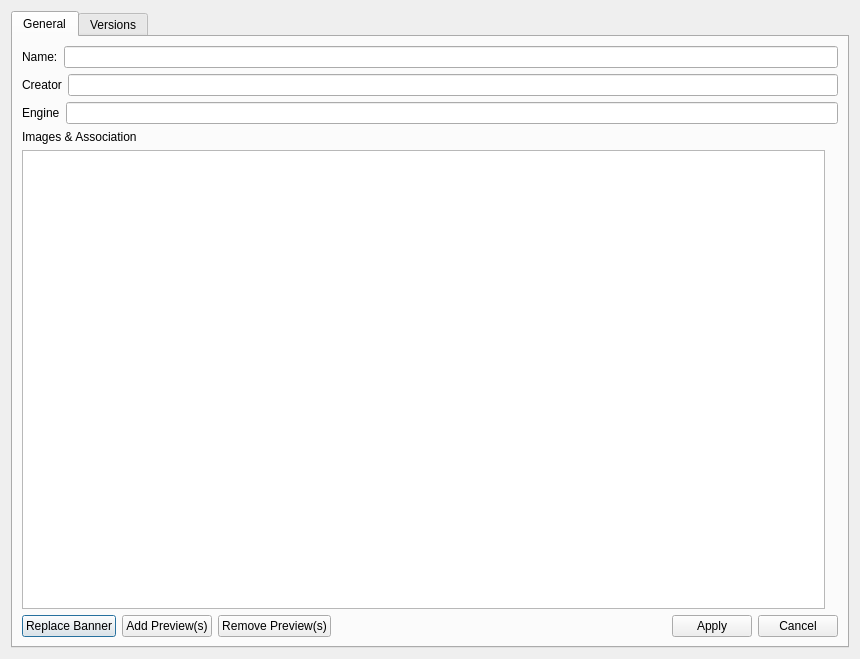
<?xml version="1.0" encoding="UTF-8"?>
<ui version="4.0">
 <class>GameEditDialog</class>
 <widget class="QDialog" name="GameEditDialog">
  <property name="geometry">
   <rect>
    <x>0</x>
    <y>0</y>
    <width>860</width>
    <height>659</height>
   </rect>
  </property>
  <property name="windowTitle">
   <string>Dialog</string>
  </property>
  <layout class="QVBoxLayout" name="verticalLayout">
   <item>
    <widget class="QTabWidget" name="tabWidget">
     <property name="currentIndex">
      <number>0</number>
     </property>
     <widget class="QWidget" name="tab">
      <attribute name="title">
       <string>General</string>
      </attribute>
      <layout class="QVBoxLayout" name="verticalLayout_3">
       <item>
        <widget class="QFrame" name="frame">
         <property name="frameShape">
          <enum>QFrame::NoFrame</enum>
         </property>
         <property name="frameShadow">
          <enum>QFrame::Raised</enum>
         </property>
         <layout class="QHBoxLayout" name="horizontalLayout">
          <property name="leftMargin">
           <number>0</number>
          </property>
          <property name="topMargin">
           <number>0</number>
          </property>
          <property name="rightMargin">
           <number>0</number>
          </property>
          <property name="bottomMargin">
           <number>0</number>
          </property>
          <item>
           <widget class="QLabel" name="nameLabel">
            <property name="text">
             <string>Name:</string>
            </property>
           </widget>
          </item>
          <item>
           <widget class="QLineEdit" name="nameEdit"/>
          </item>
         </layout>
        </widget>
       </item>
       <item>
        <widget class="QFrame" name="frame_2">
         <property name="frameShape">
          <enum>QFrame::NoFrame</enum>
         </property>
         <property name="frameShadow">
          <enum>QFrame::Raised</enum>
         </property>
         <layout class="QHBoxLayout" name="horizontalLayout_2">
          <property name="leftMargin">
           <number>0</number>
          </property>
          <property name="topMargin">
           <number>0</number>
          </property>
          <property name="rightMargin">
           <number>0</number>
          </property>
          <property name="bottomMargin">
           <number>0</number>
          </property>
          <item>
           <widget class="QLabel" name="creatorLabel">
            <property name="text">
             <string>Creator</string>
            </property>
           </widget>
          </item>
          <item>
           <widget class="QLineEdit" name="creatorEdit"/>
          </item>
         </layout>
        </widget>
       </item>
       <item>
        <widget class="QFrame" name="frame_10">
         <property name="frameShape">
          <enum>QFrame::NoFrame</enum>
         </property>
         <property name="frameShadow">
          <enum>QFrame::Raised</enum>
         </property>
         <layout class="QHBoxLayout" name="horizontalLayout_8">
          <property name="leftMargin">
           <number>0</number>
          </property>
          <property name="topMargin">
           <number>0</number>
          </property>
          <property name="rightMargin">
           <number>0</number>
          </property>
          <property name="bottomMargin">
           <number>0</number>
          </property>
          <item>
           <widget class="QLabel" name="engineLabel">
            <property name="text">
             <string>Engine</string>
            </property>
           </widget>
          </item>
          <item>
           <widget class="QLineEdit" name="engineEdit"/>
          </item>
         </layout>
        </widget>
       </item>
       <item>
        <widget class="QFrame" name="frame_9">
         <property name="frameShape">
          <enum>QFrame::NoFrame</enum>
         </property>
         <property name="frameShadow">
          <enum>QFrame::Raised</enum>
         </property>
         <layout class="QHBoxLayout" name="horizontalLayout_5">
          <property name="leftMargin">
           <number>0</number>
          </property>
          <property name="topMargin">
           <number>0</number>
          </property>
          <property name="rightMargin">
           <number>0</number>
          </property>
          <property name="bottomMargin">
           <number>0</number>
          </property>
          <item>
           <widget class="QFrame" name="frame_7">
            <property name="frameShape">
             <enum>QFrame::NoFrame</enum>
            </property>
            <property name="frameShadow">
             <enum>QFrame::Raised</enum>
            </property>
            <layout class="QVBoxLayout" name="verticalLayout_5">
             <property name="leftMargin">
              <number>0</number>
             </property>
             <property name="topMargin">
              <number>0</number>
             </property>
             <property name="rightMargin">
              <number>0</number>
             </property>
             <property name="bottomMargin">
              <number>0</number>
             </property>
             <item>
              <widget class="QFrame" name="frame_6">
               <property name="frameShape">
                <enum>QFrame::NoFrame</enum>
               </property>
               <property name="frameShadow">
                <enum>QFrame::Raised</enum>
               </property>
               <layout class="QVBoxLayout" name="verticalLayout_4">
                <property name="leftMargin">
                 <number>0</number>
                </property>
                <property name="topMargin">
                 <number>0</number>
                </property>
                <property name="rightMargin">
                 <number>0</number>
                </property>
                <property name="bottomMargin">
                 <number>0</number>
                </property>
                <item>
                 <widget class="QLabel" name="label_2">
                  <property name="text">
                   <string>Images &amp; Association</string>
                  </property>
                 </widget>
                </item>
                <item>
                 <widget class="QFrame" name="frame_3">
                  <property name="frameShape">
                   <enum>QFrame::NoFrame</enum>
                  </property>
                  <property name="frameShadow">
                   <enum>QFrame::Raised</enum>
                  </property>
                  <layout class="QHBoxLayout" name="horizontalLayout_7">
                   <property name="leftMargin">
                    <number>0</number>
                   </property>
                   <property name="topMargin">
                    <number>0</number>
                   </property>
                   <property name="rightMargin">
                    <number>0</number>
                   </property>
                   <property name="bottomMargin">
                    <number>0</number>
                   </property>
                   <item>
                    <widget class="QTableView" name="imageTable">
                     <property name="showDropIndicator" stdset="0">
                      <bool>false</bool>
                     </property>
                     <property name="dragDropOverwriteMode">
                      <bool>false</bool>
                     </property>
                     <property name="alternatingRowColors">
                      <bool>true</bool>
                     </property>
                     <property name="selectionMode">
                      <enum>QAbstractItemView::ExtendedSelection</enum>
                     </property>
                     <property name="selectionBehavior">
                      <enum>QAbstractItemView::SelectRows</enum>
                     </property>
                     <property name="gridStyle">
                      <enum>Qt::SolidLine</enum>
                     </property>
                     <property name="wordWrap">
                      <bool>false</bool>
                     </property>
                     <property name="cornerButtonEnabled">
                      <bool>false</bool>
                     </property>
                     <attribute name="horizontalHeaderCascadingSectionResizes">
                      <bool>true</bool>
                     </attribute>
                    </widget>
                   </item>
                   <item>
                    <widget class="QLabel" name="imageLabel">
                     <property name="text">
                      <string/>
                     </property>
                     <property name="scaledContents">
                      <bool>false</bool>
                     </property>
                    </widget>
                   </item>
                  </layout>
                 </widget>
                </item>
               </layout>
              </widget>
             </item>
             <item>
              <widget class="QFrame" name="frame_8">
               <property name="frameShape">
                <enum>QFrame::NoFrame</enum>
               </property>
               <property name="frameShadow">
                <enum>QFrame::Raised</enum>
               </property>
               <layout class="QHBoxLayout" name="horizontalLayout_6">
                <property name="leftMargin">
                 <number>0</number>
                </property>
                <property name="topMargin">
                 <number>0</number>
                </property>
                <property name="rightMargin">
                 <number>0</number>
                </property>
                <property name="bottomMargin">
                 <number>0</number>
                </property>
                <item>
                 <widget class="QPushButton" name="replaceBanner">
                  <property name="text">
                   <string>Replace Banner</string>
                  </property>
                 </widget>
                </item>
                <item>
                 <widget class="QPushButton" name="addPreview">
                  <property name="text">
                   <string>Add Preview(s)</string>
                  </property>
                 </widget>
                </item>
                <item>
                 <widget class="QPushButton" name="removePreview">
                  <property name="text">
                   <string>Remove Preview(s)</string>
                  </property>
                 </widget>
                </item>
                <item>
                 <spacer name="horizontalSpacer">
                  <property name="orientation">
                   <enum>Qt::Horizontal</enum>
                  </property>
                  <property name="sizeHint" stdset="0">
                   <size>
                    <width>40</width>
                    <height>20</height>
                   </size>
                  </property>
                 </spacer>
                </item>
                <item>
                 <widget class="QPushButton" name="applyChanges">
                  <property name="text">
                   <string>Apply</string>
                  </property>
                 </widget>
                </item>
                <item>
                 <widget class="QPushButton" name="cancelChanges">
                  <property name="text">
                   <string>Cancel</string>
                  </property>
                 </widget>
                </item>
               </layout>
              </widget>
             </item>
            </layout>
           </widget>
          </item>
         </layout>
        </widget>
       </item>
      </layout>
     </widget>
     <widget class="QWidget" name="tab_2">
      <attribute name="title">
       <string>Versions</string>
      </attribute>
      <layout class="QHBoxLayout" name="horizontalLayout_4">
       <item>
        <widget class="QFrame" name="frame_5">
         <property name="frameShape">
          <enum>QFrame::NoFrame</enum>
         </property>
         <property name="frameShadow">
          <enum>QFrame::Raised</enum>
         </property>
         <layout class="QVBoxLayout" name="verticalLayout_2">
          <property name="leftMargin">
           <number>0</number>
          </property>
          <property name="topMargin">
           <number>0</number>
          </property>
          <property name="rightMargin">
           <number>0</number>
          </property>
          <property name="bottomMargin">
           <number>0</number>
          </property>
          <item>
           <widget class="QTableView" name="versionList">
            <property name="tabKeyNavigation">
             <bool>false</bool>
            </property>
            <property name="showDropIndicator" stdset="0">
             <bool>false</bool>
            </property>
            <property name="dragDropOverwriteMode">
             <bool>false</bool>
            </property>
            <property name="selectionMode">
             <enum>QAbstractItemView::SingleSelection</enum>
            </property>
            <property name="selectionBehavior">
             <enum>QAbstractItemView::SelectRows</enum>
            </property>
            <attribute name="horizontalHeaderCascadingSectionResizes">
             <bool>true</bool>
            </attribute>
            <attribute name="horizontalHeaderStretchLastSection">
             <bool>true</bool>
            </attribute>
           </widget>
          </item>
          <item>
           <widget class="QFrame" name="frame_4">
            <property name="frameShape">
             <enum>QFrame::NoFrame</enum>
            </property>
            <property name="frameShadow">
             <enum>QFrame::Raised</enum>
            </property>
            <layout class="QHBoxLayout" name="horizontalLayout_3">
             <property name="leftMargin">
              <number>0</number>
             </property>
             <property name="topMargin">
              <number>0</number>
             </property>
             <property name="rightMargin">
              <number>0</number>
             </property>
             <property name="bottomMargin">
              <number>0</number>
             </property>
             <item>
              <widget class="QPushButton" name="addVersion">
               <property name="text">
                <string>Add Version</string>
               </property>
              </widget>
             </item>
             <item>
              <widget class="QPushButton" name="removeVersion">
               <property name="text">
                <string>Remove Selected</string>
               </property>
              </widget>
             </item>
             <item>
              <spacer name="horizontalSpacer_2">
               <property name="orientation">
                <enum>Qt::Horizontal</enum>
               </property>
               <property name="sizeHint" stdset="0">
                <size>
                 <width>40</width>
                 <height>20</height>
                </size>
               </property>
              </spacer>
             </item>
             <item>
              <widget class="QPushButton" name="applyChanges_2">
               <property name="text">
                <string>Apply</string>
               </property>
              </widget>
             </item>
             <item>
              <widget class="QPushButton" name="cancelChanges_2">
               <property name="text">
                <string>Cancel</string>
               </property>
              </widget>
             </item>
            </layout>
           </widget>
          </item>
         </layout>
        </widget>
       </item>
      </layout>
     </widget>
    </widget>
   </item>
  </layout>
 </widget>
 <resources/>
 <connections/>
</ui>
